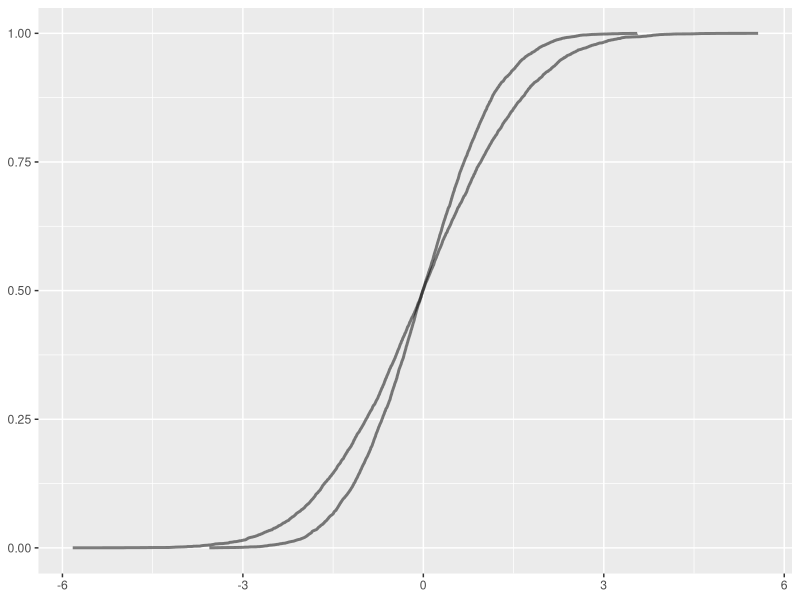
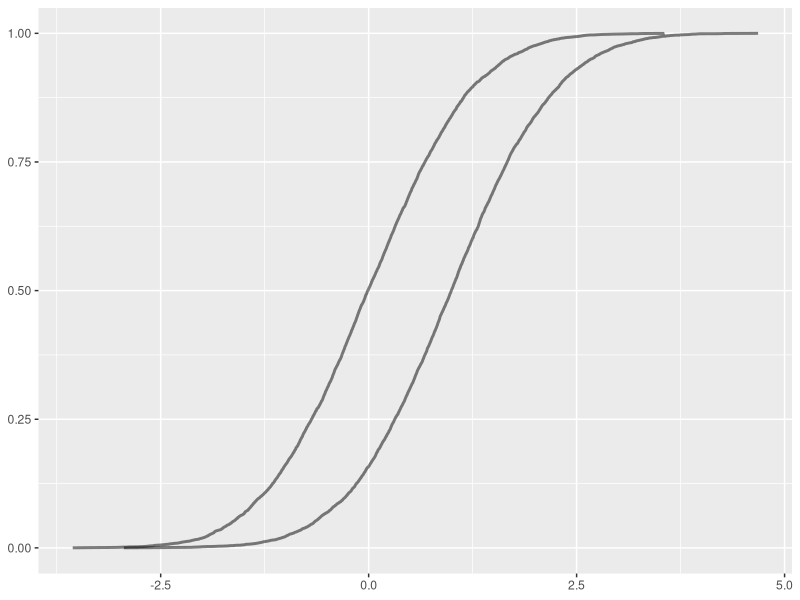
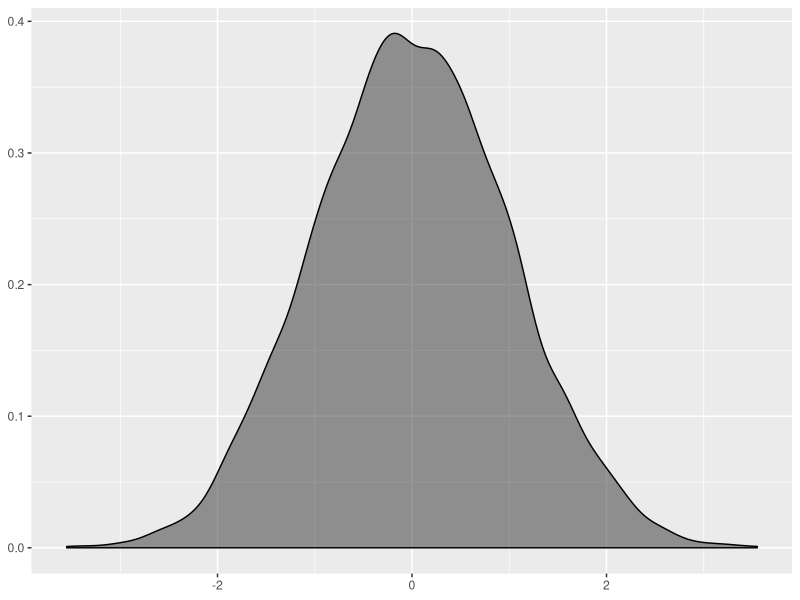
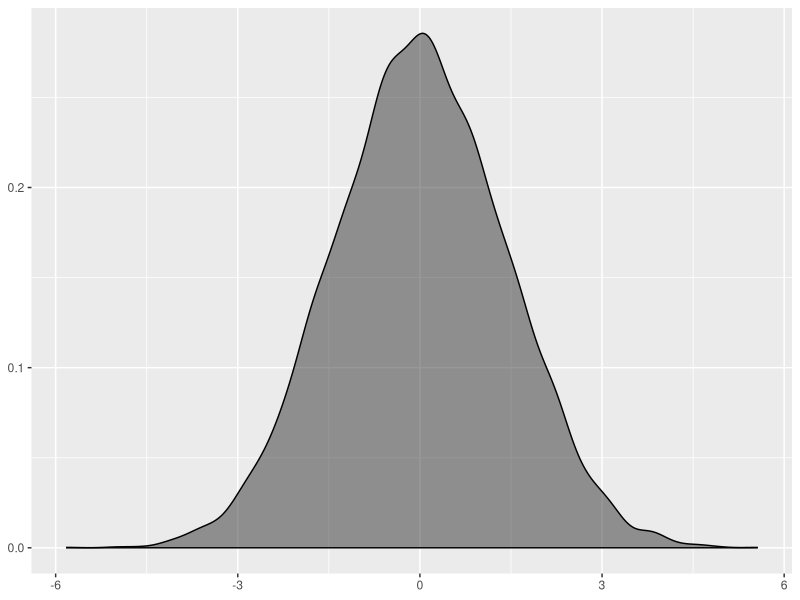
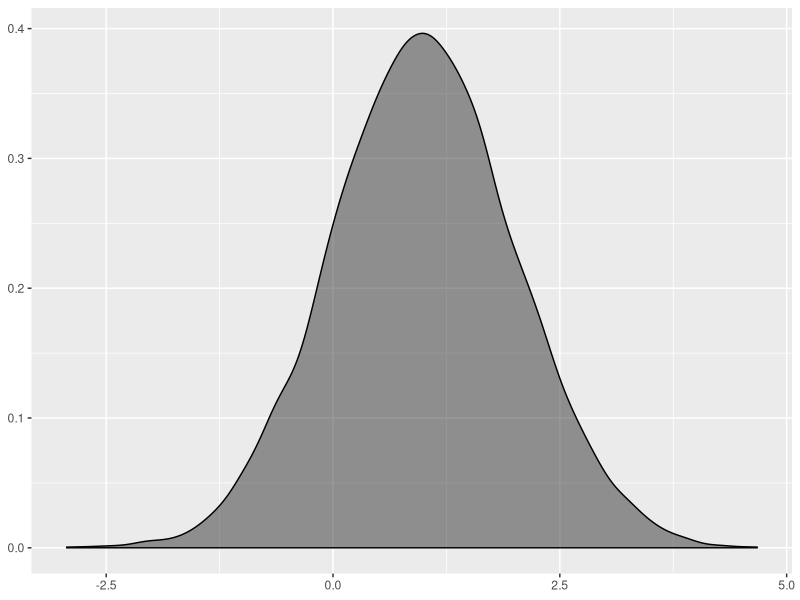
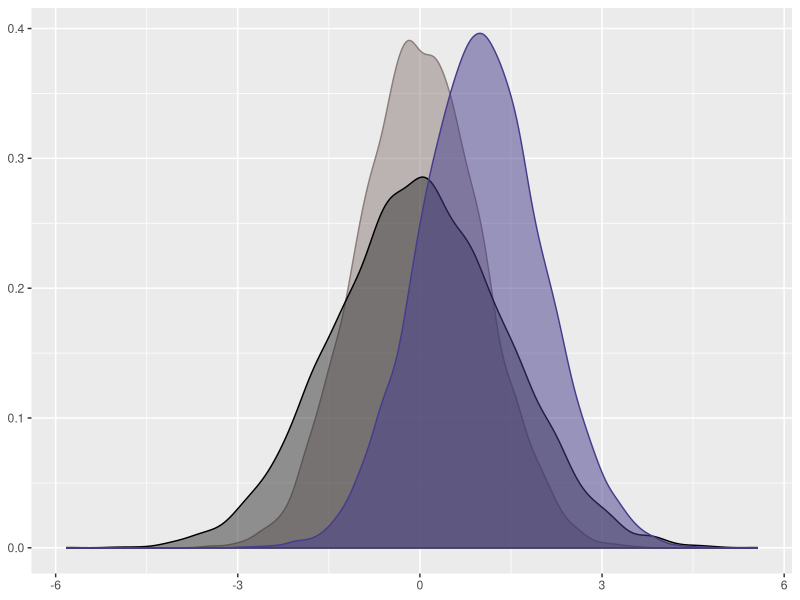
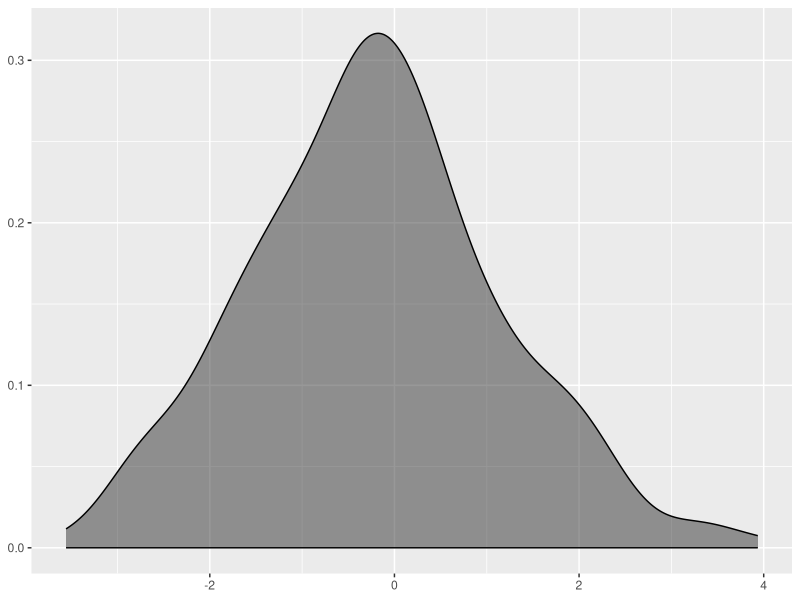
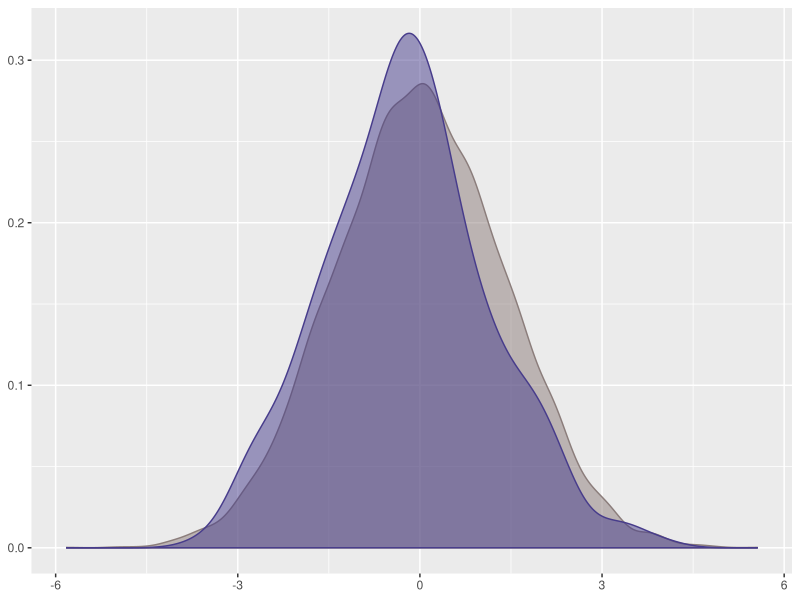

Write the R code that produced these figures, in order.
## ---- chunk 1
require(ggplot2)
require(scales)

knitr::opts_chunk$set(fig.path='../doc/images/')
knitr::opts_chunk$set(out.width = '400px')
knitr::opts_chunk$set(dpi=200)
## ---- chunk 2
normal01 <- read.table("normal_0_1.tsv", sep="\t", header=FALSE)
colnames(normal01) <- c("x")
normal01$ecdf <- ecdf(normal01$x)(normal01$x)

normal012 <- read.table("normal_0_1.2.tsv", sep="\t", header=FALSE)
colnames(normal012) <- c("x")
normal012$ecdf <- ecdf(normal012$x)(normal012$x)

normal02 <- read.table("normal_0_2.tsv", sep="\t", header=FALSE)
colnames(normal02) <- c("x")
normal02$ecdf <- ecdf(normal02$x)(normal02$x)

normal021 <- read.table("normal_0_2.1.tsv", sep="\t", header=FALSE)
colnames(normal021) <- c("x")
normal021$ecdf <- ecdf(normal021$x)(normal021$x)

normal022 <- read.table("normal_0_2.2.tsv", sep="\t", header=FALSE)
colnames(normal022) <- c("x")
normal022$ecdf <- ecdf(normal022$x)(normal022$x)

normal023 <- read.table("normal_0_2.3.tsv", sep="\t", header=FALSE)
colnames(normal023) <- c("x")
normal023$ecdf <- ecdf(normal023$x)(normal023$x)

normal024 <- read.table("normal_0_2.4.tsv", sep="\t", header=FALSE)
colnames(normal024) <- c("x")
normal024$ecdf <- ecdf(normal024$x)(normal024$x)

normal11 <- read.table("normal_1_1.tsv", sep="\t", header=FALSE)
colnames(normal11) <- c("x")
normal11$ecdf <- ecdf(normal11$x)(normal11$x)

http <- read.table("http.tsv", sep="\t", header=TRUE)
colnames(http) <- c("ctime", "dtime", "ttime", "wait")
http$ctime <- as.numeric(as.character(http$ctime))
http$dtime <- as.numeric(as.character(http$dtime))
http$ttime <- as.numeric(as.character(http$ttime))
http$wait <- as.numeric(as.character(http$wait))
http$idx <- 1:nrow(http)
http$ttime_ecdf <- ecdf(http$ttime)(http$ttime)

http1 <- read.table("http.1.tsv", sep="\t", header=TRUE)
colnames(http1) <- c("ctime", "dtime", "ttime", "wait")
http1$ctime <- as.numeric(as.character(http1$ctime))
http1$dtime <- as.numeric(as.character(http1$dtime))
http1$ttime <- as.numeric(as.character(http1$ttime))
http1$wait <- as.numeric(as.character(http1$wait))
http1$idx <- 1:nrow(http1)
http1$ttime_ecdf <- ecdf(http1$ttime)(http1$ttime)

http2 <- read.table("http.2.tsv", sep="\t", header=TRUE)
colnames(http2) <- c("ctime", "dtime", "ttime", "wait")
http2$ctime <- as.numeric(as.character(http2$ctime))
http2$dtime <- as.numeric(as.character(http2$dtime))
http2$ttime <- as.numeric(as.character(http2$ttime))
http2$wait <- as.numeric(as.character(http2$wait))
http2$idx <- 1:nrow(http1)
http2$ttime_ecdf <- ecdf(http2$ttime)(http2$ttime)

http3 <- read.table("http.3.tsv", sep="\t", header=TRUE)
colnames(http3) <- c("ctime", "dtime", "ttime", "wait")
http3$ctime <- as.numeric(as.character(http3$ctime))
http3$dtime <- as.numeric(as.character(http3$dtime))
http3$ttime <- as.numeric(as.character(http3$ttime))
http3$wait <- as.numeric(as.character(http3$wait))
http3$idx <- 1:nrow(http1)
http3$ttime_ecdf <- ecdf(http3$ttime)(http3$ttime)

http4 <- read.table("http.4.tsv", sep="\t", header=TRUE)
colnames(http4) <- c("ctime", "dtime", "ttime", "wait")
http4$ctime <- as.numeric(as.character(http4$ctime))
http4$dtime <- as.numeric(as.character(http4$dtime))
http4$ttime <- as.numeric(as.character(http4$ttime))
http4$wait <- as.numeric(as.character(http4$wait))
http4$idx <- 1:nrow(http1)
http4$ttime_ecdf <- ecdf(http4$ttime)(http4$ttime)

twtr <- read.table("twtr.tsv", sep="\t", header=TRUE)
twtr$open_ecdf <- ecdf(twtr$open)(twtr$open)
twtr$volume_ecdf <- ecdf(twtr$volume)(twtr$volume)
## ---- chunk 3
ggplot(normal01, aes(x=x, y=ecdf)) +
  geom_line(alpha=0.5, size=1) +
  geom_line(data=normal02, alpha=0.5, size=1) +
  theme(axis.title.x = element_blank(), axis.title.y = element_blank()) +
  scale_y_continuous(labels=comma)
## ---- chunk 4
ggplot(normal01, aes(x=x, y=ecdf)) +
  geom_line(alpha=0.5, size=1) +
  geom_line(data=normal11, alpha=0.5, size=1) +
  theme(axis.title.x = element_blank(), axis.title.y = element_blank()) +
  scale_y_continuous(labels=comma)
## ---- chunk 5
ggplot(normal01, aes(x=x)) +
  stat_density(alpha=0.5, colour="black") +
  theme(axis.title.x = element_blank(), axis.title.y = element_blank()) +
  scale_y_continuous(labels=comma)
## ---- chunk 6
ggplot(normal02, aes(x=x)) +
  stat_density(alpha=0.5, colour="black") +
  theme(axis.title.x = element_blank(), axis.title.y = element_blank()) +
  scale_y_continuous(labels=comma)
## ---- chunk 7
ggplot(normal11, aes(x=x)) +
  stat_density(alpha=0.5, colour="black") +
  theme(axis.title.x = element_blank(), axis.title.y = element_blank()) +
  scale_y_continuous(labels=comma)
## ---- chunk 8
ggplot(normal01, aes(x=x)) +
  stat_density(alpha=0.5, colour="mistyrose4", fill="mistyrose4") +
  stat_density(data=normal02, alpha=0.5, colour="black") +
  stat_density(data=normal11, alpha=0.5, colour="slateblue4", fill="slateblue4") +
  theme(axis.title.x = element_blank(), axis.title.y = element_blank()) +
  scale_y_continuous(labels=comma)
## ---- chunk 9
ggplot(normal021, aes(x=x)) +
  stat_density(alpha=0.5, colour="black") +
  theme(axis.title.x = element_blank(), axis.title.y = element_blank()) +
  scale_y_continuous(labels=comma)
## ---- chunk 10
ggplot(normal02, aes(x=x)) +
  stat_density(alpha=0.5, colour="mistyrose4", fill="mistyrose4") +
  stat_density(data=normal021, alpha=0.5, colour="slateblue4", fill="slateblue4") +
  theme(axis.title.x = element_blank(), axis.title.y = element_blank()) +
  scale_y_continuous(labels=comma)
## ---- chunk 11
ggplot(normal02, aes(x=x, y=ecdf)) +
  geom_line(alpha=0.5, size=1) +
  geom_line(data=normal021, alpha=0.5, size=1) +
  theme(axis.title.x = element_blank(), axis.title.y = element_blank()) +
  scale_y_continuous(labels=comma)
## ---- chunk 12
ggplot(normal02, aes(x=x, y=ecdf)) +
  geom_line(alpha=0.5, size=1) +
  geom_line(data=normal022, alpha=0.5, size=1) +
  theme(axis.title.x = element_blank(), axis.title.y = element_blank()) +
  scale_y_continuous(labels=comma)
## ---- chunk 13
ggplot(normal02, aes(x=x, y=ecdf)) +
  geom_line(alpha=0.5, size=1) +
  geom_line(data=normal023, alpha=0.5, size=1) +
  theme(axis.title.x = element_blank(), axis.title.y = element_blank()) +
  scale_y_continuous(labels=comma)
## ---- chunk 14
ggplot(normal02, aes(x=x, y=ecdf)) +
  geom_line(alpha=0.5, size=1) +
  geom_line(data=normal024, alpha=0.5, size=1) +
  theme(axis.title.x = element_blank(), axis.title.y = element_blank()) +
  scale_y_continuous(labels=comma)
## ---- chunk 15
ggplot(normal022, aes(x=x)) +
  stat_density(alpha=0.5, colour="slateblue4", fill="slateblue4") +
  stat_density(data=normal012, alpha=0.5, colour="mistyrose4", fill="mistyrose4") +
  theme(axis.title.x = element_blank(), axis.title.y = element_blank()) +
  scale_y_continuous(labels=comma)
## ---- chunk 16
ggplot(normal022, aes(x=x, y=ecdf)) +
  geom_line(alpha=0.5, size=1) +
  geom_line(data=normal012, alpha=0.5, size=1) +
  theme(axis.title.x = element_blank(), axis.title.y = element_blank()) +
  scale_y_continuous(labels=comma)
## ---- chunk 17
ggplot(http, aes(x=idx, y=ttime)) +
  geom_line(alpha=0.5) +
  theme(axis.title.x = element_blank(), axis.title.y = element_blank()) +
  scale_y_continuous(labels=comma)
## ---- chunk 18
ggplot(http, aes(x=ttime)) +
  stat_density(alpha=0.5, colour="black") +
  theme(axis.title.x = element_blank(), axis.title.y = element_blank()) +
  scale_y_continuous(labels=comma)
## ---- chunk 19
ggplot(http, aes(x=ttime, y=ttime_ecdf)) +
  geom_line(alpha=0.5, size=1) +
  theme(axis.title.x = element_blank(), axis.title.y = element_blank()) +
  scale_y_continuous(labels=comma)
## ---- chunk 20
ggplot(http1, aes(x=idx, y=ttime)) +
  geom_line(alpha=0.5) +
  theme(axis.title.x = element_blank(), axis.title.y = element_blank()) +
  scale_y_continuous(labels=comma)
## ---- chunk 21
ggplot(http1, aes(x=ttime)) +
  stat_density(alpha=0.5, colour="black") +
  theme(axis.title.x = element_blank(), axis.title.y = element_blank()) +
  scale_y_continuous(labels=comma)
## ---- chunk 22
ggplot(http2, aes(x=ttime)) +
  stat_density(alpha=0.5, colour="black") +
  theme(axis.title.x = element_blank(), axis.title.y = element_blank()) +
  scale_y_continuous(labels=comma)
## ---- chunk 23
ggplot(http3, aes(x=ttime)) +
  stat_density(alpha=0.5, colour="black") +
  theme(axis.title.x = element_blank(), axis.title.y = element_blank()) +
  scale_y_continuous(labels=comma)
## ---- chunk 24
ggplot(http4, aes(x=ttime)) +
  stat_density(alpha=0.5, colour="black") +
  theme(axis.title.x = element_blank(), axis.title.y = element_blank()) +
  scale_y_continuous(labels=comma)
## ---- chunk 25
ggplot(http, aes(x=ttime, y=ttime_ecdf)) +
  geom_line(alpha=0.5, size=1) +
  geom_line(data=http4, alpha=0.5, size=1) +
  theme(axis.title.x = element_blank(), axis.title.y = element_blank()) +
  scale_y_continuous(labels=comma)
## ---- chunk 26
ggplot(http1, aes(x=ttime, y=ttime_ecdf)) +
  geom_line(alpha=0.5, size=1) +
  geom_line(data=http4, alpha=0.5, size=1) +
  theme(axis.title.x = element_blank(), axis.title.y = element_blank()) +
  scale_y_continuous(labels=comma)
## ---- chunk 27
ggplot(twtr, aes(x=timestamp, y=open)) +
  geom_line(alpha=0.5) +
  theme(axis.title.x = element_blank(), axis.title.y = element_blank()) +
  scale_y_continuous(labels=comma)
## ---- chunk 28
ggplot(twtr, aes(x=open)) +
  stat_density(alpha=0.5, colour="black") +
  theme(axis.title.x = element_blank(), axis.title.y = element_blank()) +
  scale_y_continuous(labels=comma)
## ---- chunk 29
ggplot(twtr, aes(x=open, y=open_ecdf)) +
  geom_line(alpha=0.5, size=1) +
  theme(axis.title.x = element_blank(), axis.title.y = element_blank()) +
  scale_y_continuous(labels=comma)
## ---- chunk 30
ggplot(twtr, aes(x=timestamp, y=volume)) +
  geom_line(alpha=0.5) +
  theme(axis.title.x = element_blank(), axis.title.y = element_blank()) +
  scale_y_continuous(labels=comma)
## ---- chunk 31
ggplot(twtr, aes(x=volume)) +
  stat_density(alpha=0.5, colour="black") +
  theme(axis.title.x = element_blank(), axis.title.y = element_blank()) +
  # Thousands commas on x axis for large integer trading volumes values.
  scale_x_continuous(labels=comma) +
  scale_y_continuous(labels=comma)
## ---- chunk 32
ggplot(twtr, aes(x=volume, y=volume_ecdf)) +
  geom_line(alpha=0.5, size=1) +
  theme(axis.title.x = element_blank(), axis.title.y = element_blank()) +
  scale_y_continuous(labels=comma)
